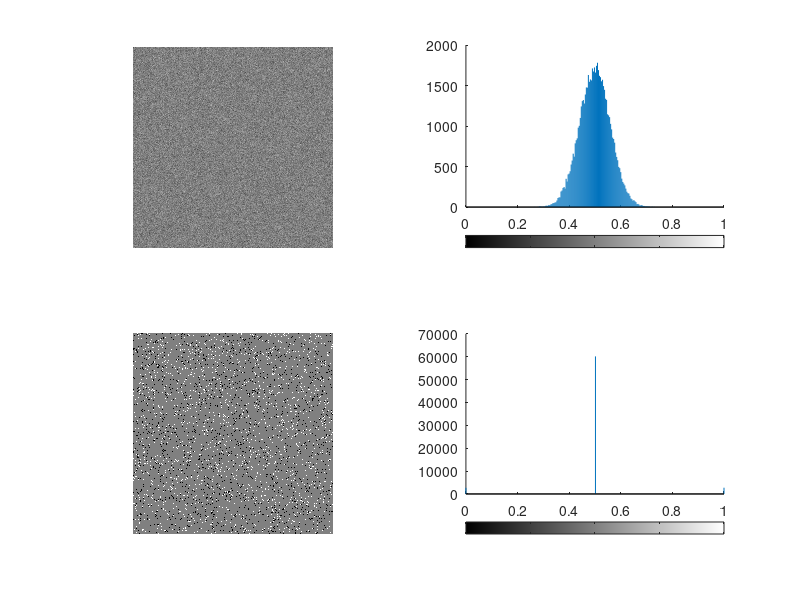

The MATLAB script that drew this image:
%% LOI GIAI LAB 2 - UOC LUONG NHIEU
clear; close all; clc; rng(1);
P=min(max(.5+.06*randn(256,256),0),1);
fprintf('Mean %.4f, std %.4f\n',mean(P(:)),std(P(:)));
S=imnoise(.5*ones(256,256),'salt & pepper',.08);
figure; subplot(2,2,1); imshow(P); subplot(2,2,2); imhist(P);
subplot(2,2,3); imshow(S); subplot(2,2,4); imhist(S);
